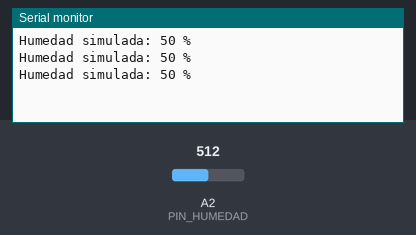
Recording of a sketch running on a simulated Arduino Uno, built with avr-gcc and run on an emulated ATmega328P. Shown: the last lines printed to the serial monitor. Inputs (shaded band) come from the test bench; at power-on: A2 (PIN_HUMEDAD) = 512.

Above: at 1.3 s.
1.4 s: A2 (PIN_HUMEDAD) set to 716
At 1.8 s:
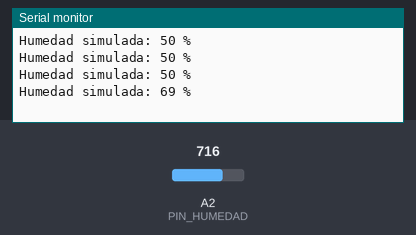
2.9 s: A2 (PIN_HUMEDAD) set to 900
At 3.4 s:
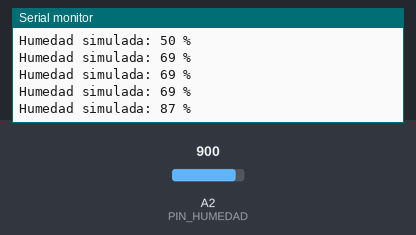
Timing chart, 0 to 5.9 s (numbered marks = the images above; inputs shaded):
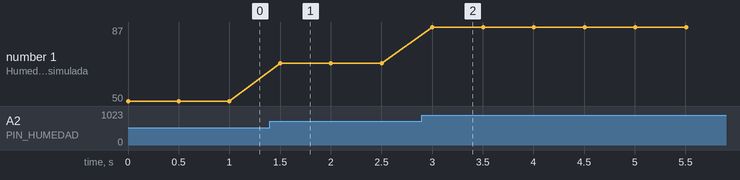

Measured:
- after the input at 1.4 s, the serial monitor: prints a new line after 0.10 s (image 1)
- after the input at 2.9 s, the serial monitor: prints a new line after 0.10 s (image 2)
- plotted number 1: 50 → 69 after the input at 1.4 s, 69 → 87 after the input at 2.9 s

The sketch:

04-potenciometro-humedad.ino
```cpp
const int PIN_HUMEDAD = A2;

void setup()
{
  pinMode(PIN_HUMEDAD, INPUT);
  Serial.begin(9600);
}

void loop()
{
  int humedad = analogRead(PIN_HUMEDAD);
  int humedadPorcentaje = map(humedad, 0, 1023, 0, 100);

  Serial.print("Humedad simulada: ");
  Serial.print(humedadPorcentaje);
  Serial.println(" %");
  delay(500);
}
```
